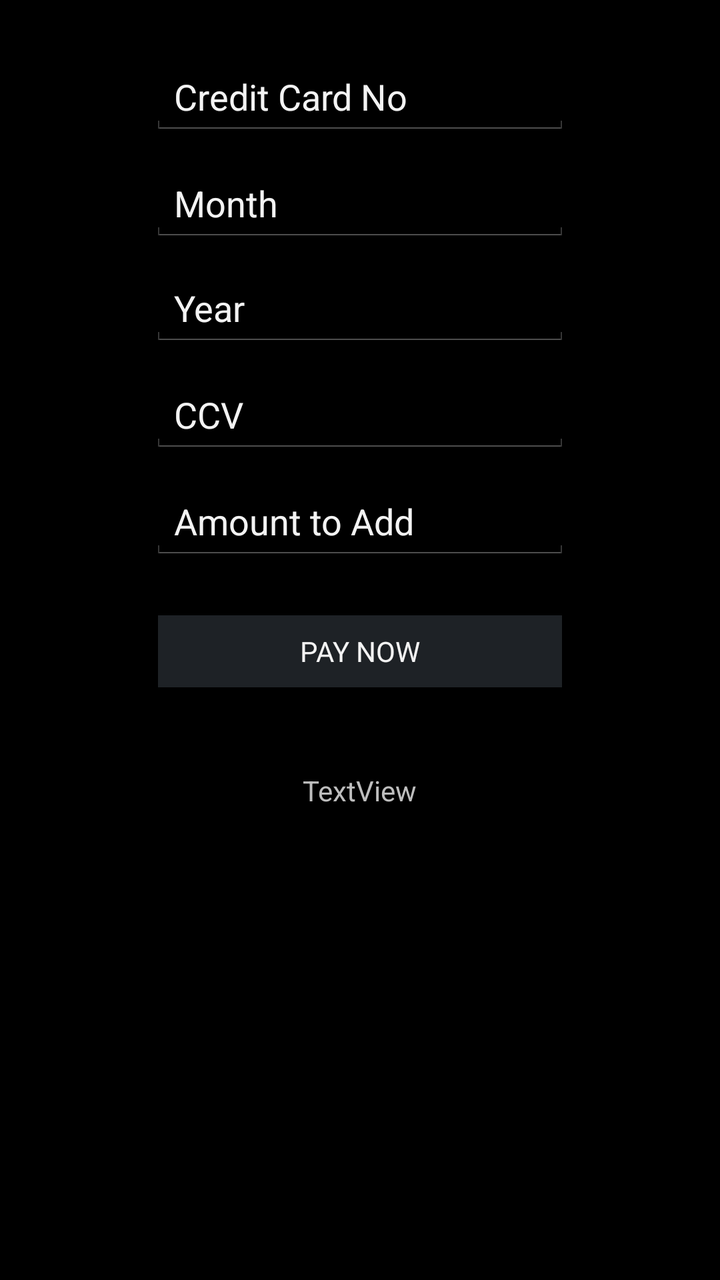
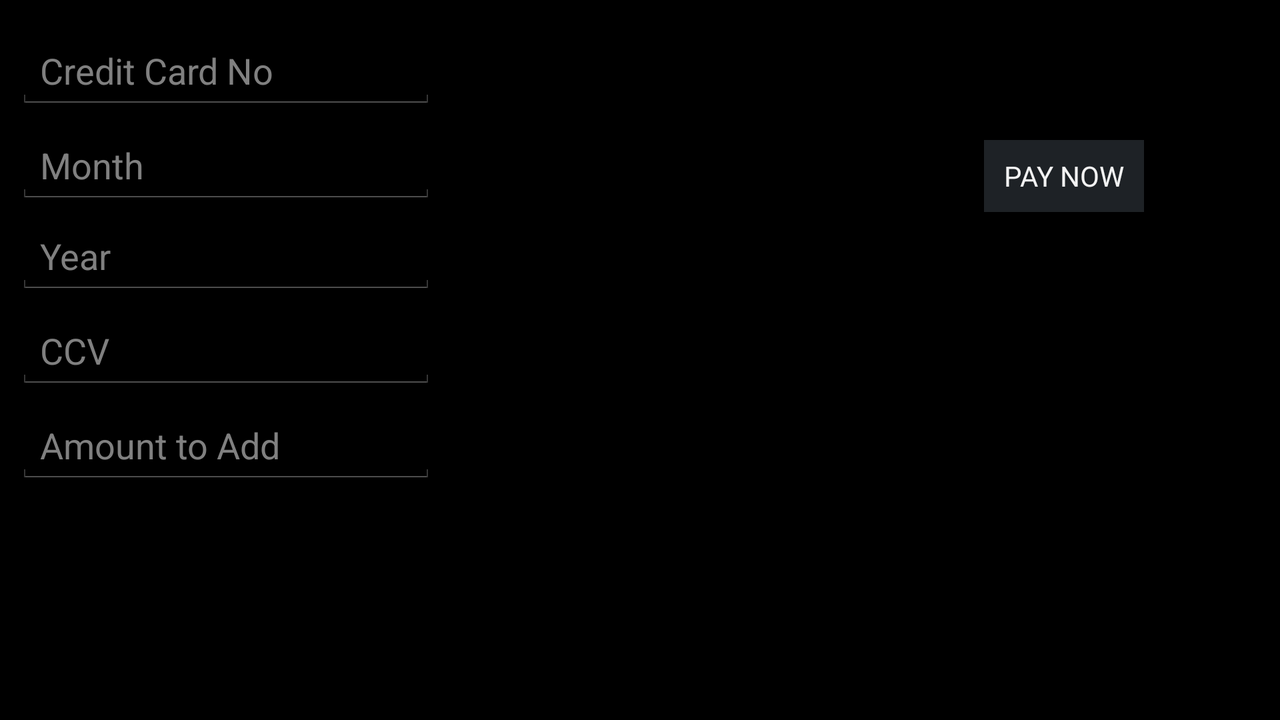

Compare how this app lays out the same screen by default and in its alternative resource folder. The renders come first, then the two layout files and the values they reference.
<!-- AndroidManifest.xml: application theme AppTheme -->
<!-- res/layout/activity_top_up.xml -->
<?xml version="1.0" encoding="utf-8"?>
<RelativeLayout xmlns:android="http://schemas.android.com/apk/res/android"
    xmlns:tools="http://schemas.android.com/tools"
    android:id="@+id/activity_top_up"
    android:layout_width="match_parent"
    android:layout_height="match_parent"
    android:paddingBottom="@dimen/activity_vertical_margin"
    android:paddingLeft="@dimen/activity_horizontal_margin"
    android:paddingRight="@dimen/activity_horizontal_margin"
    android:paddingTop="@dimen/activity_vertical_margin"
    tools:context="com.utkun.shuttleapp.TopUpActivity">

    <EditText
        android:layout_width="wrap_content"
        android:layout_height="wrap_content"
        android:text="Credit Card No"
        android:ems="10"
        android:layout_alignParentTop="true"
        android:layout_centerHorizontal="true"
        android:layout_marginTop="29dp"
        android:id="@+id/ccno"
        android:inputType="number"
        android:singleLine="true" />

    <EditText
        android:layout_width="wrap_content"
        android:layout_height="wrap_content"
        android:text="Month"
        android:ems="10"
        android:layout_below="@+id/ccno"
        android:layout_alignLeft="@+id/ccno"
        android:layout_alignStart="@+id/ccno"
        android:layout_marginTop="14dp"
        android:id="@+id/ccmonth"
        android:inputType="number" />

    <EditText
        android:layout_width="wrap_content"
        android:layout_height="wrap_content"
        android:text="Year"
        android:ems="10"
        android:layout_below="@+id/ccmonth"
        android:layout_alignLeft="@+id/ccmonth"
        android:layout_alignStart="@+id/ccmonth"
        android:layout_marginTop="13dp"
        android:id="@+id/ccyear"
        android:inputType="number" />

    <EditText
        android:layout_width="wrap_content"
        android:layout_height="wrap_content"
        android:text="CCV"
        android:ems="10"
        android:id="@+id/ccv"
        android:layout_below="@+id/ccyear"
        android:layout_alignLeft="@+id/ccyear"
        android:layout_alignStart="@+id/ccyear"
        android:layout_marginTop="14dp"
        android:inputType="number" />

    <EditText
        android:layout_width="wrap_content"
        android:layout_height="wrap_content"
        android:text="Amount to Add"
        android:ems="10"
        android:layout_below="@+id/ccv"
        android:layout_alignRight="@+id/ccv"
        android:layout_alignEnd="@+id/ccv"
        android:layout_marginTop="14dp"
        android:id="@+id/amounttoadd"
        android:inputType="number" />

    <Button
        android:text="PAY NOW"
        android:layout_width="wrap_content"
        android:layout_height="wrap_content"
        android:layout_below="@+id/amounttoadd"
        android:layout_alignLeft="@+id/amounttoadd"
        android:layout_alignStart="@+id/amounttoadd"
        android:layout_marginTop="21dp"
        android:id="@+id/paynow"
        android:layout_alignRight="@+id/amounttoadd"
        android:layout_alignEnd="@+id/amounttoadd"
        style="@style/Widget.AppCompat.Button" />

    <TextView
        android:text="TextView"
        android:layout_width="wrap_content"
        android:layout_height="wrap_content"
        android:layout_below="@+id/paynow"
        android:layout_centerHorizontal="true"
        android:layout_marginTop="36dp"
        android:id="@+id/textView" />
</RelativeLayout>
<!-- resources referenced by this layout -->
<resources>
  <style name="AppTheme" parent="android:Theme.Holo">
          
          <item name="colorPrimary">@color/colorPrimary</item>
          <item name="colorPrimaryDark">@color/colorPrimaryDark</item>
          <item name="colorAccent">@color/colorAccent</item>
      </style>
</resources>
<!-- res/layout-land/activity_top_up.xml (the author's variant of the layout above) -->
<!-- drawn on the phone turned sideways -->
<?xml version="1.0" encoding="utf-8"?>
<android.support.constraint.ConstraintLayout xmlns:android="http://schemas.android.com/apk/res/android"
                                             xmlns:app="http://schemas.android.com/apk/res-auto"
                                             xmlns:tools="http://schemas.android.com/tools"
                                             android:layout_width="match_parent"
                                             android:layout_height="match_parent">

    <EditText
        android:id="@+id/ccno"
        android:layout_width="wrap_content"
        android:layout_height="wrap_content"
        android:ems="10"
        android:hint="Credit Card No"
        android:inputType="number"
        android:singleLine="true"
        tools:layout_constraintBottom_creator="1"
        tools:layout_constraintLeft_creator="1"
        app:layout_constraintTop_toTopOf="parent"
        android:layout_marginTop="16dp"
        android:layout_marginLeft="8dp"
        app:layout_constraintLeft_toLeftOf="parent"/>

    <EditText
        android:id="@+id/ccmonth"
        android:layout_width="wrap_content"
        android:layout_height="wrap_content"
        android:ems="10"
        android:hint="Month"
        android:inputType="number"
        tools:layout_constraintBottom_creator="1"
        tools:layout_constraintLeft_creator="1"
        android:layout_marginTop="8dp"
        app:layout_constraintTop_toBottomOf="@+id/ccno"
        android:layout_marginLeft="8dp"
        app:layout_constraintLeft_toLeftOf="parent"/>

    <EditText
        android:id="@+id/ccyear"
        android:layout_width="wrap_content"
        android:layout_height="wrap_content"
        android:ems="10"
        android:hint="Year"
        android:inputType="number"
        tools:layout_constraintRight_creator="1"
        tools:layout_constraintBottom_creator="1"
        tools:layout_constraintLeft_creator="1"
        android:layout_marginTop="6dp"
        app:layout_constraintTop_toBottomOf="@+id/ccmonth"
        android:layout_marginLeft="8dp"
        app:layout_constraintLeft_toLeftOf="parent"/>

    <EditText
        android:id="@+id/ccv"
        android:layout_width="wrap_content"
        android:layout_height="wrap_content"
        android:ems="10"
        android:hint="CCV"
        android:inputType="number"
        tools:layout_constraintRight_creator="1"
        tools:layout_constraintBottom_creator="1"
        tools:layout_constraintLeft_creator="1"
        android:layout_marginTop="8dp"
        app:layout_constraintTop_toBottomOf="@+id/ccyear"
        android:layout_marginLeft="8dp"
        app:layout_constraintLeft_toLeftOf="parent"/>

    <EditText
        android:id="@+id/amounttoadd"
        android:layout_width="wrap_content"
        android:layout_height="wrap_content"
        android:ems="10"
        android:hint="Amount to Add"
        android:inputType="number"
        tools:layout_constraintRight_creator="1"
        tools:layout_constraintBottom_creator="1"
        tools:layout_constraintLeft_creator="1"
        android:layout_marginTop="8dp"
        app:layout_constraintTop_toBottomOf="@+id/ccv"
        android:layout_marginLeft="8dp"
        app:layout_constraintLeft_toLeftOf="parent"/>

    <Button
        android:text="PAY NOW"
        android:layout_width="wrap_content"
        android:layout_height="wrap_content"
        android:id="@+id/paynow"
        style="@style/Widget.AppCompat.Button"
        tools:layout_constraintTop_creator="1"
        android:layout_marginTop="64dp"
        tools:layout_constraintLeft_creator="1"
        app:layout_constraintTop_toTopOf="parent"
        android:layout_marginRight="64dp"
        app:layout_constraintRight_toRightOf="parent"/>

    <TextView
        android:id="@+id/textView"
        android:layout_width="wrap_content"
        android:layout_height="wrap_content"
        tools:layout_constraintRight_creator="1"
        tools:layout_constraintBaseline_creator="1"
        android:layout_marginTop="8dp"
        app:layout_constraintTop_toBottomOf="@+id/paynow"
        app:layout_constraintBottom_toBottomOf="parent"
        android:layout_marginBottom="8dp"
        app:layout_constraintLeft_toRightOf="@+id/ccv"
        android:layout_marginLeft="8dp"
        android:layout_marginRight="8dp"
        app:layout_constraintRight_toRightOf="parent"/>
</android.support.constraint.ConstraintLayout>
